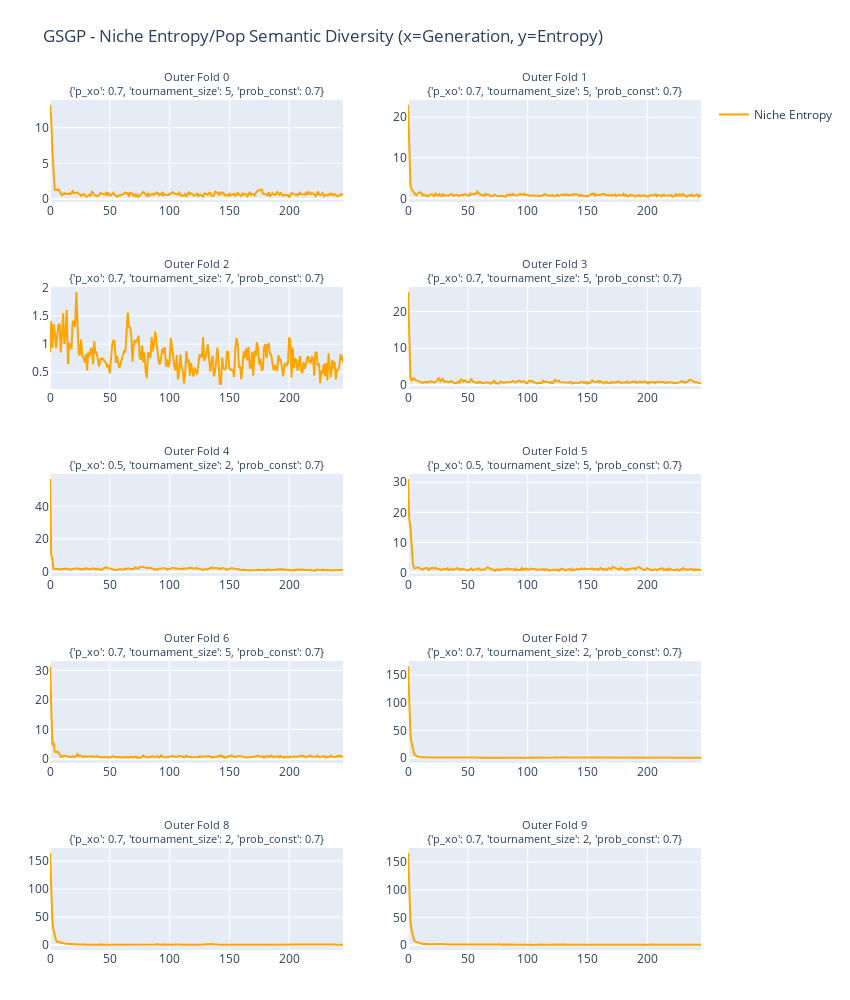

Write notebook code for a chart like this one.
### Code cell
niche_entropy(k_outer, MODEL_NAME, skip_n_gens=5)

### Figure 1 — Plotly figure (JSON) as saved in the notebook; plotly's stock layout.template omitted (floating-point values rounded to 4 significant figures; data arrays with more than 128 entries replaced by an {"elided": "..."} marker saying what was removed)
{"data": [{"line": {"color": "orange"}, "mode": "lines", "name": "Niche Entropy", "showlegend": true, "type": "scatter", "xaxis": "x", "y": {"elided": "246 float values"}, "yaxis": "y"}, {"line": {"color": "orange"}, "mode": "lines", "name": "Niche Entropy", "showlegend": false, "type": "scatter", "xaxis": "x2", "y": {"elided": "246 float values"}, "yaxis": "y2"}, {"line": {"color": "orange"}, "mode": "lines", "name": "Niche Entropy", "showlegend": false, "type": "scatter", "xaxis": "x3", "y": {"elided": "246 float values"}, "yaxis": "y3"}, {"line": {"color": "orange"}, "mode": "lines", "name": "Niche Entropy", "showlegend": false, "type": "scatter", "xaxis": "x4", "y": {"elided": "246 float values"}, "yaxis": "y4"}, {"line": {"color": "orange"}, "mode": "lines", "name": "Niche Entropy", "showlegend": false, "type": "scatter", "xaxis": "x5", "y": {"elided": "246 float values"}, "yaxis": "y5"}, {"line": {"color": "orange"}, "mode": "lines", "name": "Niche Entropy", "showlegend": false, "type": "scatter", "xaxis": "x6", "y": {"elided": "246 float values"}, "yaxis": "y6"}, {"line": {"color": "orange"}, "mode": "lines", "name": "Niche Entropy", "showlegend": false, "type": "scatter", "xaxis": "x7", "y": {"elided": "246 float values"}, "yaxis": "y7"}, {"line": {"color": "orange"}, "mode": "lines", "name": "Niche Entropy", "showlegend": false, "type": "scatter", "xaxis": "x8", "y": {"elided": "246 float values"}, "yaxis": "y8"}, {"line": {"color": "orange"}, "mode": "lines", "name": "Niche Entropy", "showlegend": false, "type": "scatter", "xaxis": "x9", "y": {"elided": "246 float values"}, "yaxis": "y9"}, {"line": {"color": "orange"}, "mode": "lines", "name": "Niche Entropy", "showlegend": false, "type": "scatter", "xaxis": "x10", "y": {"elided": "246 float values"}, "yaxis": "y10"}], "layout": {"annotations": [{"font": {"size": 11}, "showarrow": false, "text": "Outer Fold 0<br>{'p_xo': 0.7, 'tournament_size': 5, 'prob_const': 0.7}", "x": 0.225, "xanchor": "center", "xref": "paper", "y": 1, "yanchor": "bottom", "yref": "paper"}, {"font": {"size": 11}, "showarrow": false, "text": "Outer Fold 1<br>{'p_xo': 0.7, 'tournament_size': 5, 'prob_const': 0.7}", "x": 0.775, "xanchor": "center", "xref": "paper", "y": 1, "yanchor": "bottom", "yref": "paper"}, {"font": {"size": 11}, "showarrow": false, "text": "Outer Fold 2<br>{'p_xo': 0.7, 'tournament_size': 7, 'prob_const': 0.7}", "x": 0.225, "xanchor": "center", "xref": "paper", "y": 0.78, "yanchor": "bottom", "yref": "paper"}, {"font": {"size": 11}, "showarrow": false, "text": "Outer Fold 3<br>{'p_xo': 0.7, 'tournament_size': 5, 'prob_const': 0.7}", "x": 0.775, "xanchor": "center", "xref": "paper", "y": 0.78, "yanchor": "bottom", "yref": "paper"}, {"font": {"size": 11}, "showarrow": false, "text": "Outer Fold 4<br>{'p_xo': 0.5, 'tournament_size': 2, 'prob_const': 0.7}", "x": 0.225, "xanchor": "center", "xref": "paper", "y": 0.56, "yanchor": "bottom", "yref": "paper"}, {"font": {"size": 11}, "showarrow": false, "text": "Outer Fold 5<br>{'p_xo': 0.5, 'tournament_size': 5, 'prob_const': 0.7}", "x": 0.775, "xanchor": "center", "xref": "paper", "y": 0.56, "yanchor": "bottom", "yref": "paper"}, {"font": {"size": 11}, "showarrow": false, "text": "Outer Fold 6<br>{'p_xo': 0.7, 'tournament_size': 5, 'prob_const': 0.7}", "x": 0.225, "xanchor": "center", "xref": "paper", "y": 0.34, "yanchor": "bottom", "yref": "paper"}, {"font": {"size": 11}, "showarrow": false, "text": "Outer Fold 7<br>{'p_xo': 0.7, 'tournament_size': 2, 'prob_const': 0.7}", "x": 0.775, "xanchor": "center", "xref": "paper", "y": 0.34, "yanchor": "bottom", "yref": "paper"}, {"font": {"size": 11}, "showarrow": false, "text": "Outer Fold 8<br>{'p_xo': 0.7, 'tournament_size': 2, 'prob_const': 0.7}", "x": 0.225, "xanchor": "center", "xref": "paper", "y": 0.12, "yanchor": "bottom", "yref": "paper"}, {"font": {"size": 11}, "showarrow": false, "text": "Outer Fold 9<br>{'p_xo': 0.7, 'tournament_size': 2, 'prob_const': 0.7}", "x": 0.775, "xanchor": "center", "xref": "paper", "y": 0.12, "yanchor": "bottom", "yref": "paper"}], "height": 1000, "margin": {"b": 50, "l": 50, "r": 50, "t": 100}, "title": {"text": "GSGP - Niche Entropy/Pop Semantic Diversity (x=Generation, y=Entropy)", "y": 0.97}, "width": 850, "xaxis": {"anchor": "y", "domain": [0, 0.45]}, "xaxis10": {"anchor": "y10", "domain": [0.55, 1]}, "xaxis2": {"anchor": "y2", "domain": [0.55, 1]}, "xaxis3": {"anchor": "y3", "domain": [0, 0.45]}, "xaxis4": {"anchor": "y4", "domain": [0.55, 1]}, "xaxis5": {"anchor": "y5", "domain": [0, 0.45]}, "xaxis6": {"anchor": "y6", "domain": [0.55, 1]}, "xaxis7": {"anchor": "y7", "domain": [0, 0.45]}, "xaxis8": {"anchor": "y8", "domain": [0.55, 1]}, "xaxis9": {"anchor": "y9", "domain": [0, 0.45]}, "yaxis": {"anchor": "x", "domain": [0.88, 1]}, "yaxis10": {"anchor": "x10", "domain": [0, 0.12]}, "yaxis2": {"anchor": "x2", "domain": [0.88, 1]}, "yaxis3": {"anchor": "x3", "domain": [0.66, 0.78]}, "yaxis4": {"anchor": "x4", "domain": [0.66, 0.78]}, "yaxis5": {"anchor": "x5", "domain": [0.44, 0.56]}, "yaxis6": {"anchor": "x6", "domain": [0.44, 0.56]}, "yaxis7": {"anchor": "x7", "domain": [0.22, 0.34]}, "yaxis8": {"anchor": "x8", "domain": [0.22, 0.34]}, "yaxis9": {"anchor": "x9", "domain": [0, 0.12]}}}
